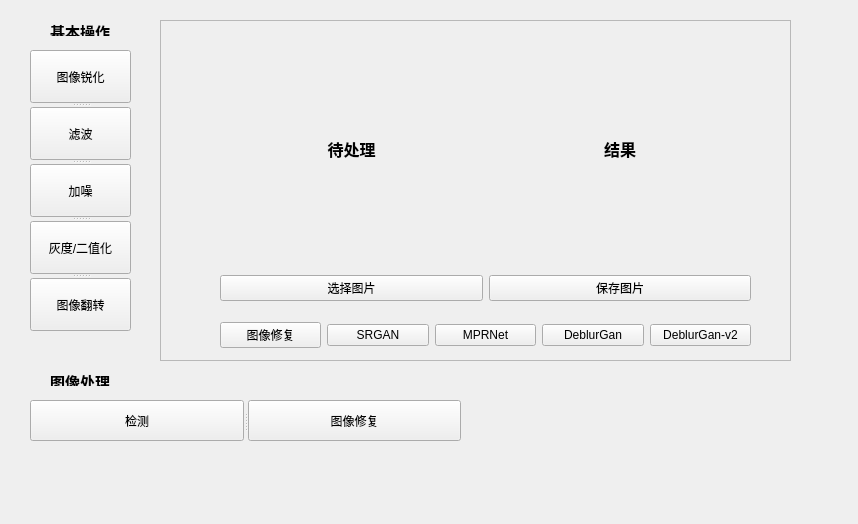
<?xml version="1.0" encoding="UTF-8"?>
<ui version="4.0">
 <class>Mainwindow</class>
 <widget class="QWidget" name="Mainwindow">
  <property name="geometry">
   <rect>
    <x>0</x>
    <y>0</y>
    <width>858</width>
    <height>524</height>
   </rect>
  </property>
  <property name="windowTitle">
   <string>Form</string>
  </property>
  <widget class="QLabel" name="label">
   <property name="geometry">
    <rect>
     <x>50</x>
     <y>20</y>
     <width>81</width>
     <height>16</height>
    </rect>
   </property>
   <property name="text">
    <string>&lt;html&gt;&lt;head/&gt;&lt;body&gt;&lt;p&gt;&lt;span style=&quot; font-size:11pt; font-weight:600;&quot;&gt;基本操作&lt;/span&gt;&lt;/p&gt;&lt;/body&gt;&lt;/html&gt;</string>
   </property>
  </widget>
  <widget class="QLabel" name="label_2">
   <property name="geometry">
    <rect>
     <x>50</x>
     <y>370</y>
     <width>81</width>
     <height>16</height>
    </rect>
   </property>
   <property name="text">
    <string>&lt;html&gt;&lt;head/&gt;&lt;body&gt;&lt;p&gt;&lt;span style=&quot; font-size:11pt; font-weight:600;&quot;&gt;图像处理&lt;/span&gt;&lt;/p&gt;&lt;/body&gt;&lt;/html&gt;</string>
   </property>
  </widget>
  <widget class="QSplitter" name="splitter">
   <property name="geometry">
    <rect>
     <x>30</x>
     <y>50</y>
     <width>101</width>
     <height>281</height>
    </rect>
   </property>
   <property name="orientation">
    <enum>Qt::Vertical</enum>
   </property>
   <widget class="QPushButton" name="pushButton_3">
    <property name="text">
     <string>图像锐化</string>
    </property>
   </widget>
   <widget class="QPushButton" name="pushButton_5">
    <property name="text">
     <string>滤波</string>
    </property>
   </widget>
   <widget class="QPushButton" name="pushButton_4">
    <property name="text">
     <string>加噪</string>
    </property>
   </widget>
   <widget class="QPushButton" name="pushButton_1">
    <property name="text">
     <string>灰度/二值化</string>
    </property>
   </widget>
   <widget class="QPushButton" name="pushButton_2">
    <property name="text">
     <string>图像翻转</string>
    </property>
   </widget>
  </widget>
  <widget class="QSplitter" name="splitter_2">
   <property name="geometry">
    <rect>
     <x>30</x>
     <y>400</y>
     <width>431</width>
     <height>41</height>
    </rect>
   </property>
   <property name="orientation">
    <enum>Qt::Horizontal</enum>
   </property>
   <widget class="QPushButton" name="pushButton_7">
    <property name="text">
     <string>检测</string>
    </property>
   </widget>
   <widget class="QPushButton" name="pushButton_6">
    <property name="text">
     <string>图像修复</string>
    </property>
   </widget>
  </widget>
  <widget class="QStackedWidget" name="stackedWidget">
   <property name="geometry">
    <rect>
     <x>150</x>
     <y>10</y>
     <width>671</width>
     <height>361</height>
    </rect>
   </property>
   <property name="currentIndex">
    <number>5</number>
   </property>
   <widget class="QWidget" name="page">
    <widget class="QFrame" name="frame">
     <property name="geometry">
      <rect>
       <x>30</x>
       <y>10</y>
       <width>601</width>
       <height>341</height>
      </rect>
     </property>
     <property name="frameShape">
      <enum>QFrame::StyledPanel</enum>
     </property>
     <property name="frameShadow">
      <enum>QFrame::Raised</enum>
     </property>
     <widget class="QWidget" name="layoutWidget">
      <property name="geometry">
       <rect>
        <x>20</x>
        <y>10</y>
        <width>531</width>
        <height>271</height>
       </rect>
      </property>
      <layout class="QGridLayout" name="gridLayout">
       <item row="0" column="0">
        <widget class="QLabel" name="label_daichuli">
         <property name="text">
          <string>&lt;html&gt;&lt;head/&gt;&lt;body&gt;&lt;p align=&quot;center&quot;&gt;&lt;span style=&quot; font-size:12pt; font-weight:600;&quot;&gt;待处理&lt;/span&gt;&lt;/p&gt;&lt;/body&gt;&lt;/html&gt;</string>
         </property>
        </widget>
       </item>
       <item row="0" column="1">
        <widget class="QLabel" name="label_jieguo">
         <property name="text">
          <string>&lt;html&gt;&lt;head/&gt;&lt;body&gt;&lt;p align=&quot;center&quot;&gt;&lt;span style=&quot; font-size:12pt; font-weight:600;&quot;&gt;结果&lt;/span&gt;&lt;/p&gt;&lt;/body&gt;&lt;/html&gt;</string>
         </property>
        </widget>
       </item>
       <item row="1" column="0">
        <widget class="QPushButton" name="pushButton_load">
         <property name="text">
          <string>选择图片</string>
         </property>
        </widget>
       </item>
       <item row="1" column="1">
        <widget class="QPushButton" name="pushButton_save">
         <property name="text">
          <string>保存图片</string>
         </property>
        </widget>
       </item>
      </layout>
     </widget>
     <widget class="QWidget" name="">
      <property name="geometry">
       <rect>
        <x>30</x>
        <y>300</y>
        <width>501</width>
        <height>41</height>
       </rect>
      </property>
      <layout class="QHBoxLayout" name="horizontalLayout">
       <item>
        <widget class="QPushButton" name="pushButton">
         <property name="text">
          <string>拉普拉斯变化</string>
         </property>
        </widget>
       </item>
       <item>
        <widget class="QPushButton" name="pushButton_8">
         <property name="text">
          <string>伽马变化</string>
         </property>
        </widget>
       </item>
       <item>
        <widget class="QPushButton" name="pushButton_9">
         <property name="text">
          <string>直方图均衡</string>
         </property>
        </widget>
       </item>
      </layout>
     </widget>
    </widget>
   </widget>
   <widget class="QWidget" name="page_2">
    <widget class="QFrame" name="frame_2">
     <property name="geometry">
      <rect>
       <x>20</x>
       <y>20</y>
       <width>631</width>
       <height>331</height>
      </rect>
     </property>
     <property name="frameShape">
      <enum>QFrame::StyledPanel</enum>
     </property>
     <property name="frameShadow">
      <enum>QFrame::Raised</enum>
     </property>
     <widget class="QWidget" name="layoutWidget_2">
      <property name="geometry">
       <rect>
        <x>70</x>
        <y>20</y>
        <width>121</width>
        <height>291</height>
       </rect>
      </property>
      <layout class="QVBoxLayout" name="verticalLayout_5">
       <item>
        <widget class="QPushButton" name="pushButton_suangbian_3">
         <property name="text">
          <string>双边滤波</string>
         </property>
        </widget>
       </item>
       <item>
        <widget class="QPushButton" name="pushButton_zhongzhi_3">
         <property name="text">
          <string>中值滤波</string>
         </property>
        </widget>
       </item>
       <item>
        <widget class="QPushButton" name="pushButton_fangbo_3">
         <property name="text">
          <string>方波滤波</string>
         </property>
        </widget>
       </item>
       <item>
        <widget class="QPushButton" name="pushButton_junzhi_3">
         <property name="text">
          <string>均值滤波</string>
         </property>
        </widget>
       </item>
       <item>
        <widget class="QPushButton" name="pushButton_gauss_3">
         <property name="text">
          <string>高斯滤波</string>
         </property>
        </widget>
       </item>
      </layout>
     </widget>
     <widget class="QWidget" name="layoutWidget_3">
      <property name="geometry">
       <rect>
        <x>290</x>
        <y>10</y>
        <width>301</width>
        <height>311</height>
       </rect>
      </property>
      <layout class="QVBoxLayout" name="verticalLayout_6">
       <item>
        <widget class="QLabel" name="label_daichuli_4">
         <property name="text">
          <string>&lt;html&gt;&lt;head/&gt;&lt;body&gt;&lt;p align=&quot;center&quot;&gt;&lt;span style=&quot; font-size:12pt; font-weight:600;&quot;&gt;待处理&lt;/span&gt;&lt;/p&gt;&lt;/body&gt;&lt;/html&gt;</string>
         </property>
        </widget>
       </item>
       <item>
        <widget class="QPushButton" name="pushButton_load_4">
         <property name="text">
          <string>选择图片</string>
         </property>
        </widget>
       </item>
       <item>
        <widget class="QLabel" name="label_jieguo_4">
         <property name="text">
          <string>&lt;html&gt;&lt;head/&gt;&lt;body&gt;&lt;p align=&quot;center&quot;&gt;&lt;span style=&quot; font-size:12pt; font-weight:600;&quot;&gt;结果&lt;/span&gt;&lt;/p&gt;&lt;/body&gt;&lt;/html&gt;</string>
         </property>
        </widget>
       </item>
       <item>
        <widget class="QPushButton" name="pushButton_save_4">
         <property name="text">
          <string>保存图片</string>
         </property>
        </widget>
       </item>
      </layout>
     </widget>
    </widget>
   </widget>
   <widget class="QWidget" name="page_3">
    <widget class="QFrame" name="frame_3">
     <property name="geometry">
      <rect>
       <x>20</x>
       <y>20</y>
       <width>611</width>
       <height>331</height>
      </rect>
     </property>
     <property name="frameShape">
      <enum>QFrame::StyledPanel</enum>
     </property>
     <property name="frameShadow">
      <enum>QFrame::Raised</enum>
     </property>
     <widget class="QPushButton" name="pushButton_load_5">
      <property name="geometry">
       <rect>
        <x>110</x>
        <y>190</y>
        <width>101</width>
        <height>31</height>
       </rect>
      </property>
      <property name="text">
       <string>选择图片</string>
      </property>
     </widget>
     <widget class="QWidget" name="layoutWidget_4">
      <property name="geometry">
       <rect>
        <x>20</x>
        <y>230</y>
        <width>561</width>
        <height>91</height>
       </rect>
      </property>
      <layout class="QGridLayout" name="gridLayout_2">
       <item row="2" column="1">
        <widget class="QLineEdit" name="lineEdit_n_value">
         <property name="text">
          <string>1000</string>
         </property>
        </widget>
       </item>
       <item row="2" column="4">
        <widget class="QPushButton" name="pushButton_gama">
         <property name="text">
          <string>添加椒盐噪声</string>
         </property>
        </widget>
       </item>
       <item row="0" column="2">
        <widget class="QLabel" name="label_4">
         <property name="text">
          <string>val=</string>
         </property>
        </widget>
       </item>
       <item row="0" column="3">
        <widget class="QLineEdit" name="lineEdit_val_value">
         <property name="text">
          <string>0.01</string>
         </property>
        </widget>
       </item>
       <item row="0" column="4">
        <widget class="QPushButton" name="pushButton_zhifangtu">
         <property name="text">
          <string>添加高斯噪声</string>
         </property>
        </widget>
       </item>
       <item row="0" column="1">
        <widget class="QLineEdit" name="lineEdit_mean_value">
         <property name="text">
          <string>0</string>
         </property>
        </widget>
       </item>
       <item row="2" column="0">
        <widget class="QLabel" name="label_5">
         <property name="text">
          <string>&lt;html&gt;&lt;head/&gt;&lt;body&gt;&lt;p align=&quot;center&quot;&gt;&lt;span style=&quot; font-size:11pt; font-weight:600;&quot;&gt;n=&lt;/span&gt;&lt;/p&gt;&lt;/body&gt;&lt;/html&gt;</string>
         </property>
        </widget>
       </item>
       <item row="2" column="3">
        <widget class="QLabel" name="label_6">
         <property name="text">
          <string>(注：个数)</string>
         </property>
        </widget>
       </item>
       <item row="0" column="0">
        <widget class="QLabel" name="label_3">
         <property name="text">
          <string>&lt;html&gt;&lt;head/&gt;&lt;body&gt;&lt;p align=&quot;center&quot;&gt;&lt;span style=&quot; font-size:11pt; font-weight:600;&quot;&gt;mean=&lt;/span&gt;&lt;/p&gt;&lt;/body&gt;&lt;/html&gt;</string>
         </property>
        </widget>
       </item>
      </layout>
     </widget>
     <widget class="QPushButton" name="pushButton_save_5">
      <property name="geometry">
       <rect>
        <x>380</x>
        <y>190</y>
        <width>101</width>
        <height>31</height>
       </rect>
      </property>
      <property name="text">
       <string>保存图片</string>
      </property>
     </widget>
     <widget class="QWidget" name="layoutWidget_5">
      <property name="geometry">
       <rect>
        <x>30</x>
        <y>20</y>
        <width>541</width>
        <height>161</height>
       </rect>
      </property>
      <layout class="QHBoxLayout" name="horizontalLayout_2">
       <item>
        <widget class="QLabel" name="label_daichuli_5">
         <property name="text">
          <string>&lt;html&gt;&lt;head/&gt;&lt;body&gt;&lt;p align=&quot;center&quot;&gt;&lt;span style=&quot; font-size:12pt; font-weight:600;&quot;&gt;待处理&lt;/span&gt;&lt;/p&gt;&lt;/body&gt;&lt;/html&gt;</string>
         </property>
        </widget>
       </item>
       <item>
        <widget class="QLabel" name="label_jieguo_5">
         <property name="text">
          <string>&lt;html&gt;&lt;head/&gt;&lt;body&gt;&lt;p align=&quot;center&quot;&gt;&lt;span style=&quot; font-size:12pt; font-weight:600;&quot;&gt;结果&lt;/span&gt;&lt;/p&gt;&lt;/body&gt;&lt;/html&gt;</string>
         </property>
        </widget>
       </item>
      </layout>
     </widget>
    </widget>
   </widget>
   <widget class="QWidget" name="page_4">
    <widget class="QFrame" name="frame_4">
     <property name="geometry">
      <rect>
       <x>20</x>
       <y>20</y>
       <width>621</width>
       <height>321</height>
      </rect>
     </property>
     <property name="frameShape">
      <enum>QFrame::StyledPanel</enum>
     </property>
     <property name="frameShadow">
      <enum>QFrame::Raised</enum>
     </property>
     <widget class="QLabel" name="label_tips">
      <property name="geometry">
       <rect>
        <x>70</x>
        <y>270</y>
        <width>51</width>
        <height>41</height>
       </rect>
      </property>
      <property name="text">
       <string>&lt;html&gt;&lt;head/&gt;&lt;body&gt;&lt;p&gt;&lt;span style=&quot; font-size:12pt; font-weight:600;&quot;&gt;操作：&lt;/span&gt;&lt;/p&gt;&lt;/body&gt;&lt;/html&gt;</string>
      </property>
     </widget>
     <widget class="QWidget" name="">
      <property name="geometry">
       <rect>
        <x>80</x>
        <y>10</y>
        <width>491</width>
        <height>181</height>
       </rect>
      </property>
      <layout class="QHBoxLayout" name="horizontalLayout_3">
       <item>
        <widget class="QLabel" name="label_daichuli_6">
         <property name="text">
          <string>&lt;html&gt;&lt;head/&gt;&lt;body&gt;&lt;p align=&quot;center&quot;&gt;&lt;span style=&quot; font-size:11pt; font-weight:600;&quot;&gt;待处理&lt;/span&gt;&lt;/p&gt;&lt;/body&gt;&lt;/html&gt;</string>
         </property>
        </widget>
       </item>
       <item>
        <widget class="QLabel" name="label_jieguo_6">
         <property name="text">
          <string>&lt;html&gt;&lt;head/&gt;&lt;body&gt;&lt;p align=&quot;center&quot;&gt;&lt;span style=&quot; font-size:12pt; font-weight:600;&quot;&gt;结果&lt;/span&gt;&lt;/p&gt;&lt;/body&gt;&lt;/html&gt;</string>
         </property>
        </widget>
       </item>
      </layout>
     </widget>
     <widget class="QWidget" name="">
      <property name="geometry">
       <rect>
        <x>150</x>
        <y>210</y>
        <width>371</width>
        <height>121</height>
       </rect>
      </property>
      <layout class="QGridLayout" name="gridLayout_3">
       <item row="0" column="0">
        <widget class="QPushButton" name="pushButton_load_6">
         <property name="text">
          <string>选择图片</string>
         </property>
        </widget>
       </item>
       <item row="0" column="1">
        <widget class="QPushButton" name="pushButton_save_6">
         <property name="text">
          <string>保存图片</string>
         </property>
        </widget>
       </item>
       <item row="1" column="0" colspan="2">
        <layout class="QHBoxLayout" name="horizontalLayout_4">
         <item>
          <widget class="QPushButton" name="pushButton_fun0">
           <property name="text">
            <string>转成灰度图</string>
           </property>
          </widget>
         </item>
         <item>
          <widget class="QPushButton" name="pushButton_fun1">
           <property name="text">
            <string>将图片二值化</string>
           </property>
          </widget>
         </item>
        </layout>
       </item>
      </layout>
     </widget>
    </widget>
   </widget>
   <widget class="QWidget" name="page_5">
    <widget class="QFrame" name="frame_5">
     <property name="geometry">
      <rect>
       <x>10</x>
       <y>10</y>
       <width>621</width>
       <height>341</height>
      </rect>
     </property>
     <property name="frameShape">
      <enum>QFrame::StyledPanel</enum>
     </property>
     <property name="frameShadow">
      <enum>QFrame::Raised</enum>
     </property>
     <widget class="QPushButton" name="pushButton_fun11">
      <property name="geometry">
       <rect>
        <x>380</x>
        <y>280</y>
        <width>101</width>
        <height>31</height>
       </rect>
      </property>
      <property name="text">
       <string>沿xy轴翻转</string>
      </property>
     </widget>
     <widget class="QSplitter" name="splitter_3">
      <property name="geometry">
       <rect>
        <x>70</x>
        <y>20</y>
        <width>501</width>
        <height>171</height>
       </rect>
      </property>
      <property name="orientation">
       <enum>Qt::Horizontal</enum>
      </property>
      <widget class="QLabel" name="label_daichuli_7">
       <property name="text">
        <string>&lt;html&gt;&lt;head/&gt;&lt;body&gt;&lt;p align=&quot;center&quot;&gt;&lt;span style=&quot; font-size:11pt; font-weight:600;&quot;&gt;待处理&lt;/span&gt;&lt;/p&gt;&lt;/body&gt;&lt;/html&gt;</string>
       </property>
      </widget>
      <widget class="QLabel" name="label_jieguo_7">
       <property name="text">
        <string>&lt;html&gt;&lt;head/&gt;&lt;body&gt;&lt;p align=&quot;center&quot;&gt;&lt;span style=&quot; font-size:12pt; font-weight:600;&quot;&gt;结果&lt;/span&gt;&lt;/p&gt;&lt;/body&gt;&lt;/html&gt;</string>
       </property>
      </widget>
     </widget>
     <widget class="QPushButton" name="pushButton_save_7">
      <property name="geometry">
       <rect>
        <x>380</x>
        <y>220</y>
        <width>101</width>
        <height>31</height>
       </rect>
      </property>
      <property name="text">
       <string>保存图片</string>
      </property>
     </widget>
     <widget class="QPushButton" name="pushButton_load_7">
      <property name="geometry">
       <rect>
        <x>140</x>
        <y>220</y>
        <width>101</width>
        <height>31</height>
       </rect>
      </property>
      <property name="text">
       <string>选择图片</string>
      </property>
     </widget>
     <widget class="QPushButton" name="pushButton_fun0_2">
      <property name="geometry">
       <rect>
        <x>140</x>
        <y>280</y>
        <width>101</width>
        <height>31</height>
       </rect>
      </property>
      <property name="text">
       <string>水平翻转</string>
      </property>
     </widget>
     <widget class="QLabel" name="label_tips_2">
      <property name="geometry">
       <rect>
        <x>60</x>
        <y>280</y>
        <width>51</width>
        <height>41</height>
       </rect>
      </property>
      <property name="text">
       <string>&lt;html&gt;&lt;head/&gt;&lt;body&gt;&lt;p&gt;&lt;span style=&quot; font-size:12pt; font-weight:600;&quot;&gt;操作：&lt;/span&gt;&lt;/p&gt;&lt;/body&gt;&lt;/html&gt;</string>
      </property>
     </widget>
     <widget class="QPushButton" name="pushButton_fun1_2">
      <property name="geometry">
       <rect>
        <x>260</x>
        <y>280</y>
        <width>101</width>
        <height>31</height>
       </rect>
      </property>
      <property name="text">
       <string>垂直翻转</string>
      </property>
     </widget>
    </widget>
   </widget>
   <widget class="QWidget" name="page_7">
    <widget class="QFrame" name="frame_7">
     <property name="geometry">
      <rect>
       <x>10</x>
       <y>10</y>
       <width>631</width>
       <height>341</height>
      </rect>
     </property>
     <property name="frameShape">
      <enum>QFrame::StyledPanel</enum>
     </property>
     <property name="frameShadow">
      <enum>QFrame::Raised</enum>
     </property>
     <widget class="QWidget" name="layoutWidget_8">
      <property name="geometry">
       <rect>
        <x>60</x>
        <y>290</y>
        <width>531</width>
        <height>51</height>
       </rect>
      </property>
      <layout class="QHBoxLayout" name="horizontalLayout_6">
       <item>
        <widget class="QPushButton" name="pushButton_xiufu">
         <property name="text">
          <string>图像修复</string>
         </property>
        </widget>
       </item>
       <item>
        <widget class="QPushButton" name="pushButton_xiufu_3">
         <property name="text">
          <string>SRGAN</string>
         </property>
        </widget>
       </item>
       <item>
        <widget class="QPushButton" name="pushButton_xiufu_2">
         <property name="text">
          <string>MPRNet</string>
         </property>
        </widget>
       </item>
       <item>
        <widget class="QPushButton" name="pushButton_xiufu_4">
         <property name="text">
          <string>DeblurGan</string>
         </property>
        </widget>
       </item>
       <item>
        <widget class="QPushButton" name="pushButton_xiufu_5">
         <property name="text">
          <string>DeblurGan-v2</string>
         </property>
        </widget>
       </item>
      </layout>
     </widget>
     <widget class="QWidget" name="layoutWidget_9">
      <property name="geometry">
       <rect>
        <x>60</x>
        <y>10</y>
        <width>531</width>
        <height>271</height>
       </rect>
      </property>
      <layout class="QGridLayout" name="gridLayout_5">
       <item row="0" column="0">
        <widget class="QLabel" name="label_daichuli_9">
         <property name="text">
          <string>&lt;html&gt;&lt;head/&gt;&lt;body&gt;&lt;p align=&quot;center&quot;&gt;&lt;span style=&quot; font-size:12pt; font-weight:600;&quot;&gt;待处理&lt;/span&gt;&lt;/p&gt;&lt;/body&gt;&lt;/html&gt;</string>
         </property>
        </widget>
       </item>
       <item row="0" column="1">
        <widget class="QLabel" name="label_jieguo_9">
         <property name="text">
          <string>&lt;html&gt;&lt;head/&gt;&lt;body&gt;&lt;p align=&quot;center&quot;&gt;&lt;span style=&quot; font-size:12pt; font-weight:600;&quot;&gt;结果&lt;/span&gt;&lt;/p&gt;&lt;/body&gt;&lt;/html&gt;</string>
         </property>
        </widget>
       </item>
       <item row="1" column="0">
        <widget class="QPushButton" name="pushButton_load_9">
         <property name="text">
          <string>选择图片</string>
         </property>
        </widget>
       </item>
       <item row="1" column="1">
        <widget class="QPushButton" name="pushButton_save_9">
         <property name="text">
          <string>保存图片</string>
         </property>
        </widget>
       </item>
      </layout>
     </widget>
    </widget>
   </widget>
   <widget class="QWidget" name="page_6">
    <widget class="QFrame" name="frame_6">
     <property name="geometry">
      <rect>
       <x>20</x>
       <y>10</y>
       <width>621</width>
       <height>331</height>
      </rect>
     </property>
     <property name="frameShape">
      <enum>QFrame::StyledPanel</enum>
     </property>
     <property name="frameShadow">
      <enum>QFrame::Raised</enum>
     </property>
     <widget class="QWidget" name="layoutWidget_6">
      <property name="geometry">
       <rect>
        <x>50</x>
        <y>10</y>
        <width>511</width>
        <height>251</height>
       </rect>
      </property>
      <layout class="QGridLayout" name="gridLayout_4">
       <item row="0" column="1">
        <widget class="QLabel" name="label_jieguo_8">
         <property name="text">
          <string>&lt;html&gt;&lt;head/&gt;&lt;body&gt;&lt;p align=&quot;center&quot;&gt;&lt;span style=&quot; font-size:12pt; font-weight:600;&quot;&gt;结果&lt;/span&gt;&lt;/p&gt;&lt;/body&gt;&lt;/html&gt;</string>
         </property>
        </widget>
       </item>
       <item row="0" column="0">
        <widget class="QLabel" name="label_daichuli_8">
         <property name="text">
          <string>&lt;html&gt;&lt;head/&gt;&lt;body&gt;&lt;p align=&quot;center&quot;&gt;&lt;span style=&quot; font-size:12pt; font-weight:600;&quot;&gt;待处理&lt;/span&gt;&lt;/p&gt;&lt;/body&gt;&lt;/html&gt;</string>
         </property>
        </widget>
       </item>
       <item row="1" column="0">
        <widget class="QPushButton" name="pushButton_load_8">
         <property name="text">
          <string>选择图片</string>
         </property>
        </widget>
       </item>
       <item row="1" column="1">
        <widget class="QPushButton" name="pushButton_save_8">
         <property name="text">
          <string>保存图片</string>
         </property>
        </widget>
       </item>
      </layout>
     </widget>
     <widget class="QWidget" name="layoutWidget_7">
      <property name="geometry">
       <rect>
        <x>120</x>
        <y>270</y>
        <width>371</width>
        <height>51</height>
       </rect>
      </property>
      <layout class="QHBoxLayout" name="horizontalLayout_5">
       <item>
        <widget class="QPushButton" name="pushButton_sift">
         <property name="text">
          <string>sift检测</string>
         </property>
        </widget>
       </item>
       <item>
        <widget class="QPushButton" name="pushButton_lunkuo">
         <property name="text">
          <string>轮廓检测</string>
         </property>
        </widget>
       </item>
      </layout>
     </widget>
    </widget>
   </widget>
  </widget>
  <zorder>stackedWidget</zorder>
  <zorder>splitter</zorder>
  <zorder>splitter_2</zorder>
  <zorder>label</zorder>
  <zorder>label_2</zorder>
 </widget>
 <resources/>
 <connections/>
</ui>
